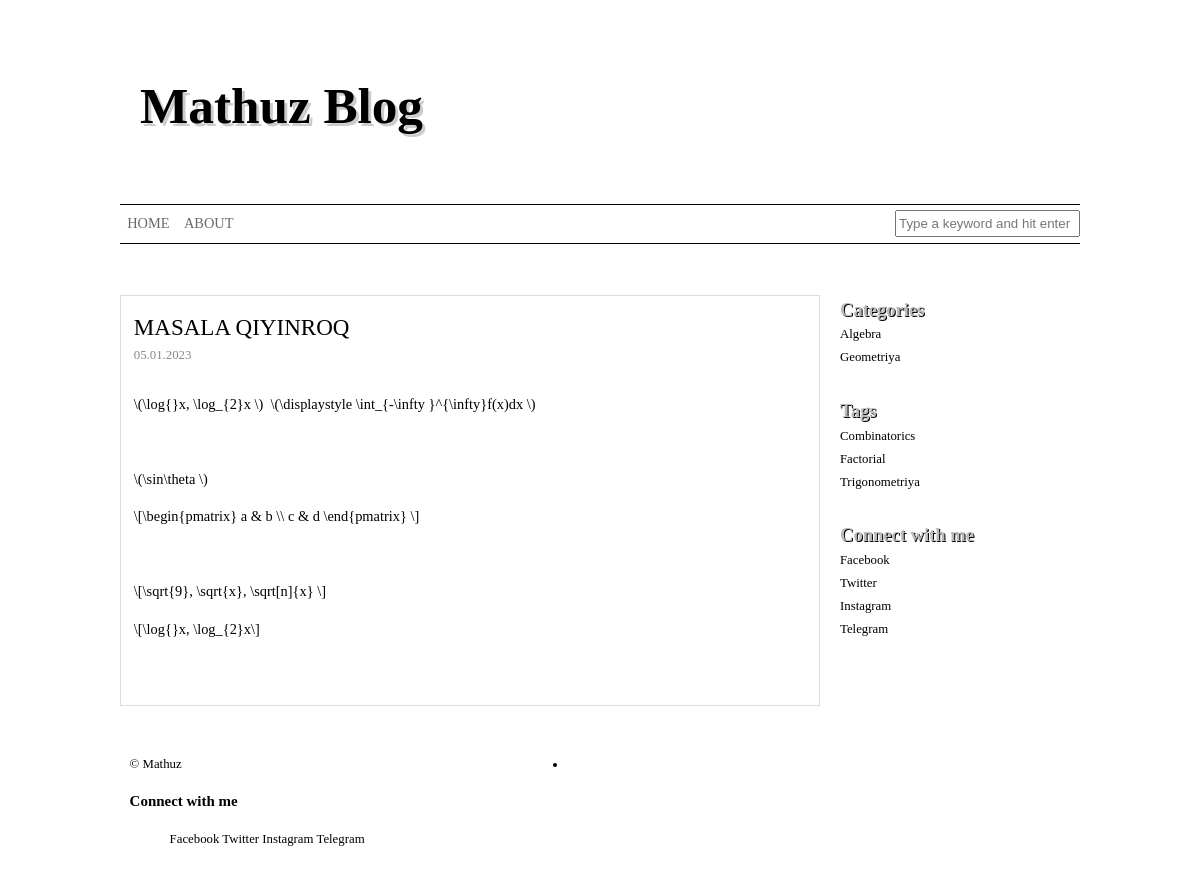
Screenshot of /post/detail/1/ with the database file from the repository.
### blogs/models.py (models this page shows, shortened)
class Post(models.Model):
    category = models.ForeignKey(Category, on_delete=models.CASCADE, null=True, blank=True)
    title = models.CharField(max_length=121)
    content = models.TextField()
    tag = models.ManyToManyField(Tag, )
    created_at = models.DateTimeField(auto_now_add=True)

class Category(models.Model):
    title = models.CharField(max_length=121)
    class Meta:
        verbose_name = "Category"
        verbose_name_plural = "Categories"
        ordering = ['id']

class Tag(models.Model):
    title = models.CharField(max_length=121)

### blogs/views.py (the view)
# urls.py: path('post/detail/<int:pk>/', post_detail, name='post-detail'),
def post_detail(request, pk):
    post = Post.objects.get(id=pk)
    categories = Category.objects.all()
    tags = Tag.objects.all()
    context = {
        "post": post,
        "categories": categories,
        "tags": tags,
    }
    return render(request, 'post_detail.html', context)

### templates/post_detail.html (shortened to what this page needs)
<!DOCTYPE html>
{% load static %}
{% load mathjax %}
<html lang="en">
<head>
    <link rel="stylesheet" href="{% static 'main.css' %}">
</head>
<body>
    <div id="wrapper">
        <header>
            <hgroup>
                <h1 class="site-title"><a href="/">Mathuz Blog</a></h1>
            </hgroup>
        </header>
        <nav>
            <ul class="main-nav">
                <li><a href="/">Home</a></li>
                <li><a href="{% url 'about-me' %}">About</a></li>
                <form action="{% url 'post-list' %}" method="get" class="search-form" style="text-align: right;">
                    <div class="form-group">
                        <input type="text" name="q" style="right: auto; margin-top: 5px; margin-bottom: 3px;"
                            class="form-control" id="s" placeholder="Type a keyword and hit enter">
                    </div>
                </form>
            </ul>
        </nav>
        <section class="content">
            <article class="post">
                <h1 class="post-title">{{ post.title }}</h1>
                <div class="entry post-meta">
                    <span class="post-date">{{ post.created_at|date:'d.m.Y' }}</span>
                </div>
                <div class="entry post-content">
                    <p>
                        {{ post.content|safe }}
                    </p>
                </div>
            </article>
        </section>
        <aside class="sidebar">
            <ul class="widget-sidebar">
                <li class="widget widget_categories">
                    <h3 class="widget-title">Categories</h3>
                    <ul>
                        {% for i in categories %}
                        <li><a href="{% url 'post-list' %}?category={{ i.title }}">{{ i.title }}</a></li>
                        {% endfor %}
                    </ul>
                </li>
                <li class="widget widget_categories">
                    <h3 class="widget-title">Tags</h3>
                    <ul>
                        {% for i in tags %}
                        <li><a href="{% url 'post-list' %}?tag={{ i.title }}">{{ i.title }}</a></li>
                        {% endfor %}
                    </ul>
                </li>
                <li class="widget widget_categories">
                    <h3 class="widget-title">Connect with me</h3>
                    <ul>
                        <li><a href="#">Facebook</a></li>
                        <li><a href="#">Twitter</a></li>
                        <li><a href="#">Instagram</a></li>
                        <li><a href="#">Telegram</a></li>
                    </ul>
                </li>
            </ul>
        </aside>
        <footer>
            <div class="footer-left">&copy; Mathuz </div>
            <li class="widget widget_categories">
                <h3 class="widget-title">Connect with me</h3>
                <ol>
                    <a href="#">Facebook</a>
                    <a href="#">Twitter</a>
                    <a href="#">Instagram</a>
                    <a href="#">Telegram</a>
                </ol>
            </li>
        </footer>
    </div>
</body>
</html>

### static/main.css (style rules this page uses)
*, html { line-height: 1.6em; }
.sidebar a, article a, header a, footer a { color: #000;text-decoration:none; }
header a { text-decoration: none; text-align:center;color#000;text-shadow: 3px 3px #ccc; }
#wrapper { font-size: 0.8em; max-width: 960px; margin: 0 auto; }
header { padding: 1em 0; margin: 0px auto; float: left; max-width: 95%; }
header hgroup { width: 100%; font-weight:normal; color:#000; font-family:"Pacifico",tahoma,serif; text-align:center; font-size:2em; padding:10px; }
nav { display: block; margin: 0 0 4em; padding: 0px; float: left; width: 100%; background-color: #fff; color:#000; border-top: thin solid !important; border-bottom: thin solid; }
nav ul { padding: 0; list-style: none; position: relative; display: inline-table; z-index: 9999; margin: 0px; float: left; width: 100%; }
nav ul:after { content: ""; clear: both; display: block; }
nav ul li { float: left; }
nav ul li a { display: block; padding: 0.5em; font-size: 1.125em; color: #6B6868; text-decoration: none; margin: 0px; background-color: #fff; text-transform:uppercase; font-family:tahoma,serif; }
nav ul li:last-of-type a { border-right: none; }
section.content { width: 70%; float:left; }
.content article { width:100%; float:left; padding:1em; margin: 0 0 1em; border: 1px solid #ddd; }
article .entry { clear:both; padding: 0 0 1em; }
h1.post-title { font-family:'pacifico'; font-size: 1.8em; margin:0; padding:0;text-decoration: none;font-weight: normal;text-transform: uppercase; }
.entry.post-meta { color: #888; }
.entry.post-meta span { padding: 0 1em 0 0; }
.entry.post-content { font-size: 1.125em; margin:0; padding:0; }
aside.sidebar { width: 25%; float:right; }
aside.sidebar ul { width:100%; margin: 0px; padding: 0px; float: left; list-style: none; }
aside.sidebar ul li { width:100%; margin: 0px 0px 2em; padding: 0px; float: left; list-style: none; }
aside.sidebar ul li ul li { margin: 0px 0px 0.2em; padding: 0px; }
aside.sidebar ul li h3.widget-title { width:100%; margin: 0px; padding: 0px; float: left; font-size: 1.45em; color:#BBBBBB; font-family:pacifico,tahoma,serif; text-shadow: 1px 1px #000; }
aside.sidebar a { text-decoration:none; }
footer { width: 98%; float:left; padding: 1%; background-color: white; margin-top: 2em; }
footer .footer-left { width: 45%; float:left; text-align:left; }

### rows the page displays
Post: title "MASALA QIYINROQ", created_at "05.01.2023", content "\\(\\log{}x, \\log_{2}x \\) \\(\\displaystyle \\int_{-\\infty }^{\\infty}f(x)dx \\) \\(\\sin\\theta \\) \\[\\begin{pmatrix} a & b \\\\ c & d \\end{pmatrix} \\] \\[\\sqrt{9}, \\sqrt{x}, \\sqrt[n]{x} \\] \\[\\log{}x, \\log_{2}x\\]"
Category: title "Algebra"
Category: title "Geometriya"
Tag: title "Combinatorics"
Tag: title "Factorial"
Tag: title "Trigonometriya"
